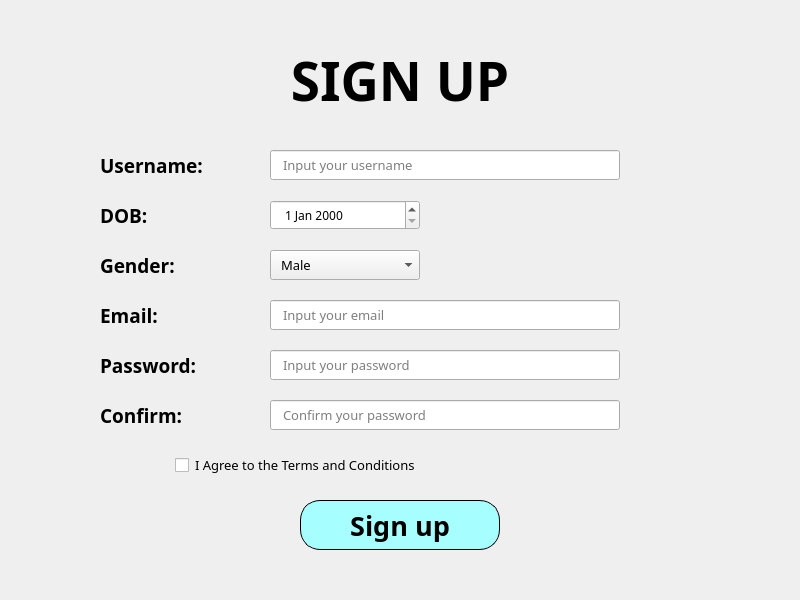
<?xml version="1.0" encoding="UTF-8"?>
<ui version="4.0">
 <class>MainWindow</class>
 <widget class="QMainWindow" name="MainWindow">
  <property name="geometry">
   <rect>
    <x>0</x>
    <y>0</y>
    <width>800</width>
    <height>600</height>
   </rect>
  </property>
  <property name="windowTitle">
   <string>MainWindow</string>
  </property>
  <widget class="QWidget" name="centralwidget">
   <widget class="QLabel" name="label">
    <property name="geometry">
     <rect>
      <x>250</x>
      <y>50</y>
      <width>300</width>
      <height>60</height>
     </rect>
    </property>
    <property name="font">
     <font>
      <family>Nunito Sans Normal ExtraBold</family>
      <pointsize>40</pointsize>
      <weight>75</weight>
      <bold>true</bold>
     </font>
    </property>
    <property name="text">
     <string>SIGN UP</string>
    </property>
    <property name="alignment">
     <set>Qt::AlignCenter</set>
    </property>
   </widget>
   <widget class="QLabel" name="label_2">
    <property name="geometry">
     <rect>
      <x>100</x>
      <y>150</y>
      <width>150</width>
      <height>30</height>
     </rect>
    </property>
    <property name="font">
     <font>
      <family>Nunito Sans Normal</family>
      <pointsize>14</pointsize>
      <weight>75</weight>
      <bold>true</bold>
     </font>
    </property>
    <property name="text">
     <string>Username:</string>
    </property>
   </widget>
   <widget class="QLabel" name="label_3">
    <property name="geometry">
     <rect>
      <x>100</x>
      <y>200</y>
      <width>150</width>
      <height>30</height>
     </rect>
    </property>
    <property name="font">
     <font>
      <family>Nunito Sans Normal</family>
      <pointsize>14</pointsize>
      <weight>75</weight>
      <bold>true</bold>
     </font>
    </property>
    <property name="text">
     <string>DOB:</string>
    </property>
   </widget>
   <widget class="QLabel" name="label_4">
    <property name="geometry">
     <rect>
      <x>100</x>
      <y>300</y>
      <width>150</width>
      <height>30</height>
     </rect>
    </property>
    <property name="font">
     <font>
      <family>Nunito Sans Normal</family>
      <pointsize>14</pointsize>
      <weight>75</weight>
      <bold>true</bold>
     </font>
    </property>
    <property name="text">
     <string>Email:</string>
    </property>
   </widget>
   <widget class="QLabel" name="label_5">
    <property name="geometry">
     <rect>
      <x>100</x>
      <y>250</y>
      <width>150</width>
      <height>30</height>
     </rect>
    </property>
    <property name="font">
     <font>
      <family>Nunito Sans Normal</family>
      <pointsize>14</pointsize>
      <weight>75</weight>
      <bold>true</bold>
     </font>
    </property>
    <property name="text">
     <string>Gender:</string>
    </property>
   </widget>
   <widget class="QLabel" name="label_6">
    <property name="geometry">
     <rect>
      <x>100</x>
      <y>350</y>
      <width>150</width>
      <height>30</height>
     </rect>
    </property>
    <property name="font">
     <font>
      <family>Nunito Sans Normal</family>
      <pointsize>14</pointsize>
      <weight>75</weight>
      <bold>true</bold>
     </font>
    </property>
    <property name="text">
     <string>Password:</string>
    </property>
   </widget>
   <widget class="QLabel" name="label_7">
    <property name="geometry">
     <rect>
      <x>100</x>
      <y>400</y>
      <width>150</width>
      <height>30</height>
     </rect>
    </property>
    <property name="font">
     <font>
      <family>Nunito Sans Normal</family>
      <pointsize>14</pointsize>
      <weight>75</weight>
      <bold>true</bold>
     </font>
    </property>
    <property name="text">
     <string>Confirm:</string>
    </property>
   </widget>
   <widget class="QLineEdit" name="lineEdit_username">
    <property name="geometry">
     <rect>
      <x>270</x>
      <y>150</y>
      <width>350</width>
      <height>30</height>
     </rect>
    </property>
    <property name="font">
     <font>
      <family>Nunito Sans Normal</family>
      <pointsize>10</pointsize>
     </font>
    </property>
    <property name="styleSheet">
     <string notr="true">/* cách lề trái */
padding-left: 10px;</string>
    </property>
    <property name="placeholderText">
     <string>Input your username</string>
    </property>
   </widget>
   <widget class="QLineEdit" name="lineEdit_confirm">
    <property name="geometry">
     <rect>
      <x>270</x>
      <y>400</y>
      <width>350</width>
      <height>30</height>
     </rect>
    </property>
    <property name="font">
     <font>
      <family>Nunito Sans Normal</family>
      <pointsize>10</pointsize>
     </font>
    </property>
    <property name="styleSheet">
     <string notr="true">/* cách lề trái */
padding-left: 10px;</string>
    </property>
    <property name="echoMode">
     <enum>QLineEdit::Password</enum>
    </property>
    <property name="placeholderText">
     <string>Confirm your password</string>
    </property>
   </widget>
   <widget class="QLineEdit" name="lineEdit_password">
    <property name="geometry">
     <rect>
      <x>270</x>
      <y>350</y>
      <width>350</width>
      <height>30</height>
     </rect>
    </property>
    <property name="font">
     <font>
      <family>Nunito Sans Normal</family>
      <pointsize>10</pointsize>
     </font>
    </property>
    <property name="styleSheet">
     <string notr="true">/* cách lề trái */
padding-left: 10px;</string>
    </property>
    <property name="echoMode">
     <enum>QLineEdit::Password</enum>
    </property>
    <property name="placeholderText">
     <string>Input your password</string>
    </property>
   </widget>
   <widget class="QLineEdit" name="lineEdit_email">
    <property name="geometry">
     <rect>
      <x>270</x>
      <y>300</y>
      <width>350</width>
      <height>30</height>
     </rect>
    </property>
    <property name="font">
     <font>
      <family>Nunito Sans Normal</family>
      <pointsize>10</pointsize>
     </font>
    </property>
    <property name="styleSheet">
     <string notr="true">/* cách lề trái */
padding-left: 10px;</string>
    </property>
    <property name="placeholderText">
     <string>Input your email</string>
    </property>
   </widget>
   <widget class="QDateEdit" name="dateEdit_dob">
    <property name="geometry">
     <rect>
      <x>270</x>
      <y>200</y>
      <width>150</width>
      <height>30</height>
     </rect>
    </property>
    <property name="font">
     <font>
      <family>Nunito Sans</family>
      <pointsize>9</pointsize>
     </font>
    </property>
    <property name="styleSheet">
     <string notr="true">padding-left: 10px;</string>
    </property>
   </widget>
   <widget class="QComboBox" name="comboBox_gender">
    <property name="geometry">
     <rect>
      <x>270</x>
      <y>250</y>
      <width>150</width>
      <height>30</height>
     </rect>
    </property>
    <property name="font">
     <font>
      <family>Nunito Sans</family>
      <pointsize>10</pointsize>
     </font>
    </property>
    <property name="styleSheet">
     <string notr="true">padding-left: 10px;</string>
    </property>
    <item>
     <property name="text">
      <string>Male</string>
     </property>
    </item>
    <item>
     <property name="text">
      <string>Female</string>
     </property>
    </item>
    <item>
     <property name="text">
      <string>Others</string>
     </property>
    </item>
   </widget>
   <widget class="QCheckBox" name="checkBox">
    <property name="geometry">
     <rect>
      <x>170</x>
      <y>450</y>
      <width>400</width>
      <height>30</height>
     </rect>
    </property>
    <property name="font">
     <font>
      <family>Nunito Sans Normal</family>
      <pointsize>10</pointsize>
     </font>
    </property>
    <property name="styleSheet">
     <string notr="true">padding-left: 5px;</string>
    </property>
    <property name="text">
     <string>I Agree to the Terms and Conditions</string>
    </property>
   </widget>
   <widget class="QPushButton" name="pushButton_signup">
    <property name="geometry">
     <rect>
      <x>300</x>
      <y>500</y>
      <width>200</width>
      <height>50</height>
     </rect>
    </property>
    <property name="font">
     <font>
      <family>Nunito Sans Normal ExtraBold</family>
      <pointsize>20</pointsize>
      <weight>75</weight>
      <bold>true</bold>
     </font>
    </property>
    <property name="styleSheet">
     <string notr="true">/* Độ cong của viền */
border-radius: 20px;
/* Viền: kích thước - Kiểu - Màu */
border: 1px solid black;
/* Màu nền */
background: rgb(166, 254, 255);
/* Màu chữ */
color: black;</string>
    </property>
    <property name="text">
     <string>Sign up</string>
    </property>
   </widget>
  </widget>
 </widget>
 <resources/>
 <connections/>
</ui>
